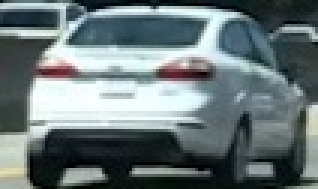
#> input picture P3_Car_Finder/Images/car_cutout_1.jpg, 106 x 63 px (shown 3 times larger)
$ jupyter execute 'Histogram of Color.ipynb'
#> lines starting #> are read from the running program, lines starting #| are printed output that depends on the picture
[cell 1]
import warnings
warnings.filterwarnings('ignore')

[cell 2]
import cv2
import numpy as np
import matplotlib.image as mpimage
import matplotlib.pyplot as plt

## RGB Colorspace

[cell 3]
image = mpimage.imread('../Images/car_cutout_1.jpg')
#> image is the input picture: shape (63, 106, 3); mean R, G, B 105.4, 118.5, 120.3

plt.imshow(image)
plt.xticks([])
plt.yticks([])
plt.title('Car Template')
plt.show()

[cell 4]
def get_histogram(channel, bins = 32, _range = (0, 256)):
#> called with bins = 32, _range = (0, 256)
    histogram = np.histogram(channel, bins = bins, range = _range)
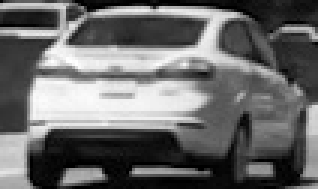
#> channel: shape (63, 106) (shown 3 times larger); min 0, max 255, mean 105.4
    bin_edges = histogram[1]
#> bin_edges = 33 values from 0 to 256
    bin_centers = (bin_edges[1:]  + bin_edges[0 : len(bin_edges) - 1]) / 2
#> bin_centers = 32 values from 4 to 252
    return histogram, bin_edges, bin_centers

[cell 5]
red_histogram, red_bin_edges, red_bin_centers = get_histogram(image[:, :, 0])
#> red_bin_edges = 33 values from 0 to 256; red_bin_centers = 32 values from 4 to 252
blue_histogram, blue_bin_edges, blue_bin_centers = get_histogram(image[:, :, 1])
#> call 2 of get_histogram, with bins = 32, _range = (0, 256)
#> in get_histogram (call 2), `histogram = np.histogram(channel, bins = bins, range = _range)`:
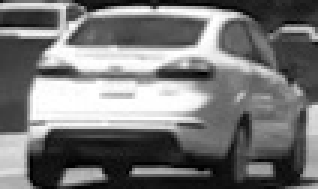
#> channel: shape (63, 106) (shown 3 times larger); min 0, max 255, mean 118.5
#> blue_bin_edges = 33 values from 0 to 256; blue_bin_centers = 32 values from 4 to 252
green_histogram, green_bin_edges, green_bin_centers = get_histogram(image[:, :, 2])
#> green_bin_edges = 33 values from 0 to 256; green_bin_centers = 32 values from 4 to 252

[cell 6]
fig, axes = plt.subplots(nrows = 1, ncols = 3, figsize = (20, 5))
plt.setp(axes.flat, xticks = [], yticks = [])
c = 0
for i, ax in enumerate(axes.flat):
    if i % 3 == 0:
        ax.bar(red_bin_centers, red_histogram[0], color = 'red')
        ax.set_xlabel('Red Histogram')
    if i % 3 == 1:
        ax.bar(blue_bin_centers, blue_histogram[0], color = 'blue')
        ax.set_xlabel('Blue Histogram')
    if i % 3 == 2:
        ax.bar(green_bin_centers, green_histogram[0], color = 'green')
        ax.set_xlabel('Green Histogram')
        c += 1
#> after the loop, c = 1
plt.show()
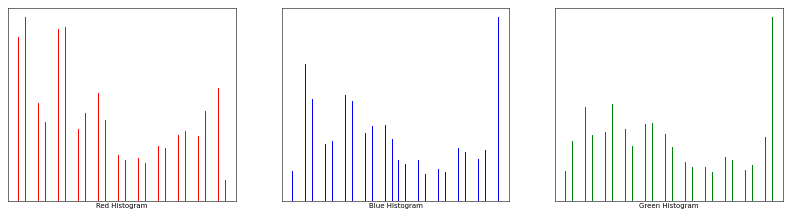
#> figure drawn by matplotlib, 3 panels

[cell 7]
rgb_histogram_features = np.concatenate((red_histogram[0], green_histogram[0], blue_histogram[0]))
#> rgb_histogram_features = 96 values, max 634 at index 63, min 49 at index 31, mean 208.7

## HSV Colorspace

[cell 8]
hsv_image = cv2.cvtColor(image, cv2.COLOR_RGB2HSV)
#> hsv_image: shape (63, 106, 3); mean H, S, V 91.6, 62.5, 122.4

plt.imshow(hsv_image)
plt.xticks([])
plt.yticks([])
plt.title('HSV Car Image')
plt.show()

[cell 9]
hue_histogram, hue_bin_edges, hue_bin_centers = get_histogram(image[:, :, 0])
#> hue_bin_edges = 33 values from 0 to 256; hue_bin_centers = 32 values from 4 to 252
saturation_histogram, saturation_bin_edges, saturation_bin_centers = get_histogram(image[:, :, 1])
#> saturation_bin_edges = 33 values from 0 to 256; saturation_bin_centers = 32 values from 4 to 252
value_histogram, value_bin_edges, value_bin_centers = get_histogram(image[:, :, 2])
#> value_bin_edges = 33 values from 0 to 256; value_bin_centers = 32 values from 4 to 252

[cell 10]
fig, axes = plt.subplots(nrows = 1, ncols = 3, figsize = (20, 5))
plt.setp(axes.flat, xticks = [], yticks = [])
c = 0
for i, ax in enumerate(axes.flat):
    if i % 3 == 0:
        ax.bar(hue_bin_centers, hue_histogram[0], color = 'red')
        ax.set_xlabel('Hue Histogram')
    if i % 3 == 1:
        ax.bar(saturation_bin_centers, saturation_histogram[0], color = 'blue')
        ax.set_xlabel('Saturation Histogram')
    if i % 3 == 2:
        ax.bar(value_bin_centers, value_histogram[0], color = 'green')
        ax.set_xlabel('Value Histogram')
        c += 1
#> after the loop, c = 1
plt.show()

[cell 11]
hsv_histogram_features = np.concatenate((hue_histogram[0], value_histogram[0], saturation_histogram[0]))
#> hsv_histogram_features has the same summary as rgb_histogram_features

## HLS Colorspace

[cell 12]
hls_image = cv2.cvtColor(image, cv2.COLOR_RGB2HLS)
#> hls_image: shape (63, 106, 3); mean of channels 0, 1, 2 91.6, 113.4, 71.1

plt.imshow(hls_image)
plt.xticks([])
plt.yticks([])
plt.title('HLS Car Image')
plt.show()

[cell 13]
hue_histogram, hue_bin_edges, hue_bin_centers = get_histogram(image[:, :, 0])
lightness_histogram, lightness_bin_edges, lightness_bin_centers = get_histogram(image[:, :, 1])
#> lightness_bin_edges = 33 values from 0 to 256; lightness_bin_centers = 32 values from 4 to 252
saturation_histogram, saturation_bin_edges, saturation_bin_centers = get_histogram(image[:, :, 2])

[cell 14]
fig, axes = plt.subplots(nrows = 1, ncols = 3, figsize = (20, 5))
plt.setp(axes.flat, xticks = [], yticks = [])
c = 0
for i, ax in enumerate(axes.flat):
    if i % 3 == 0:
        ax.bar(hue_bin_centers, hue_histogram[0], color = 'red')
        ax.set_xlabel('Hue Histogram')
    if i % 3 == 1:
        ax.bar(lightness_bin_centers, lightness_histogram[0], color = 'blue')
        ax.set_xlabel('Lightness Histogram')
    if i % 3 == 2:
        ax.bar(saturation_bin_centers, saturation_histogram[0], color = 'green')
        ax.set_xlabel('Saturation Histogram')
        c += 1
#> after the loop, c = 1
plt.show()

[cell 15]
hls_histogram_features = np.concatenate((hue_histogram[0], saturation_histogram[0], saturation_histogram[0]))
#> hls_histogram_features has the same summary as rgb_histogram_features

## LUV Colorspace

[cell 16]
luv_image = cv2.cvtColor(image, cv2.COLOR_RGB2LUV)
#> luv_image: shape (63, 106, 3); mean of channels 0, 1, 2 119.6, 91.9, 133.7

plt.imshow(luv_image)
plt.xticks([])
plt.yticks([])
plt.title('LUV Car Image')
plt.show()

[cell 17]
l_histogram, l_bin_edges, l_bin_centers = get_histogram(image[:, :, 0])
#> l_bin_edges = 33 values from 0 to 256; l_bin_centers = 32 values from 4 to 252
u_histogram, u_bin_edges, u_bin_centers = get_histogram(image[:, :, 1])
#> u_bin_edges = 33 values from 0 to 256; u_bin_centers = 32 values from 4 to 252
v_histogram, v_bin_edges, v_bin_centers = get_histogram(image[:, :, 2])
#> v_bin_edges = 33 values from 0 to 256; v_bin_centers = 32 values from 4 to 252

[cell 18]
fig, axes = plt.subplots(nrows = 1, ncols = 3, figsize = (20, 5))
plt.setp(axes.flat, xticks = [], yticks = [])
c = 0
for i, ax in enumerate(axes.flat):
    if i % 3 == 0:
        ax.bar(l_bin_centers, l_histogram[0], color = 'red')
        ax.set_xlabel('L Histogram')
    if i % 3 == 1:
        ax.bar(u_bin_centers, u_histogram[0], color = 'blue')
        ax.set_xlabel('U Histogram')
    if i % 3 == 2:
        ax.bar(v_bin_centers, v_histogram[0], color = 'green')
        ax.set_xlabel('V Histogram')
        c += 1
#> after the loop, c = 1
plt.show()

[cell 19]
luv_histogram_features = np.concatenate((l_histogram[0], v_histogram[0], u_histogram[0]))
#> luv_histogram_features has the same summary as rgb_histogram_features

## Histogram Features

[cell 20]
fig, axes = plt.subplots(nrows = 2, ncols = 2, figsize = (20, 5))
plt.setp(axes.flat, xticks = [], yticks = [])
for i, ax in enumerate(axes.flat):
    if i == 0:
        ax.plot(rgb_histogram_features)
        ax.set_xlabel('RGB Histogram Features')
    if i == 1:
        ax.plot(hsv_histogram_features)
        ax.set_xlabel('HSV Histogram Features')
    if i == 2:
        ax.plot(hls_histogram_features)
        ax.set_xlabel('HLS Histogram Features')
    if i == 3:
        ax.plot(luv_histogram_features)
        ax.set_xlabel('LUV Histogram Features')
plt.show()
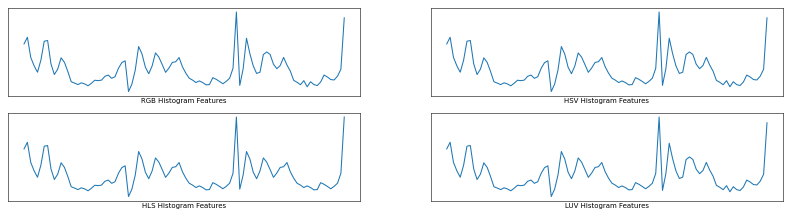
#> figure drawn by matplotlib, 4 panels

$ run again, with P3_Car_Finder/Images/road_image.jpg copied over P3_Car_Finder/Images/car_cutout_1.jpg
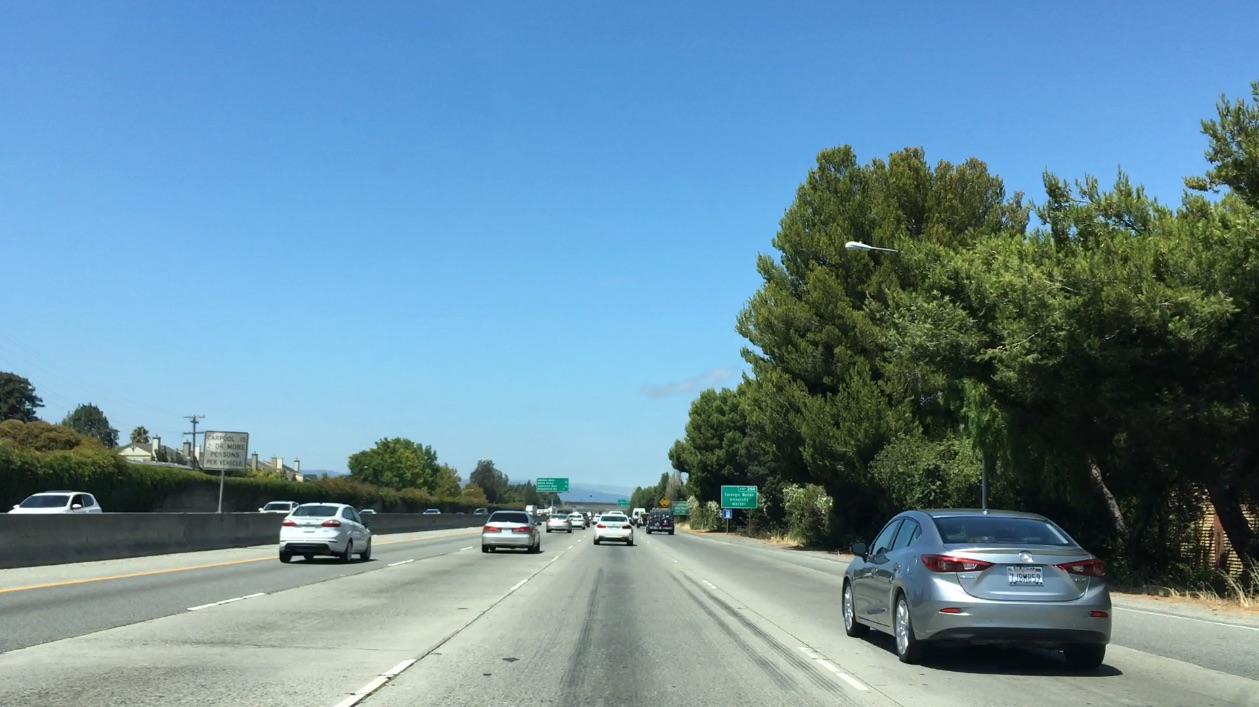
#> input picture P3_Car_Finder/Images/road_image.jpg, 1259 x 707 px
#> image is the input picture: shape (707, 1259, 3); mean R, G, B 104.8, 141, 158.4
#> bin_edges = 33 values from 0 to 256
#> bin_centers = 32 values from 4 to 252
#> red_bin_edges = 33 values from 0 to 256; red_bin_centers = 32 values from 4 to 252
#> blue_bin_edges = 33 values from 0 to 256; blue_bin_centers = 32 values from 4 to 252
#> in get_histogram (call 3), `histogram = np.histogram(channel, bins = bins, range = _range)`:
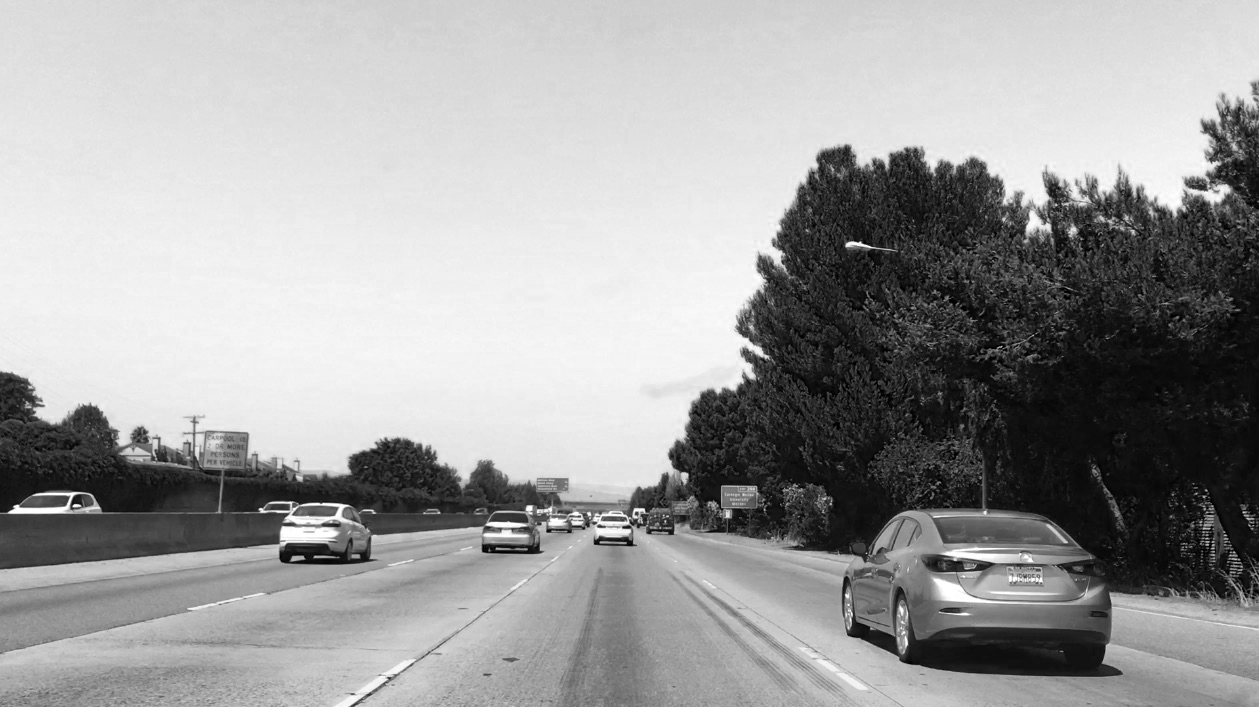
#> channel: shape (707, 1259); min 0, max 255, mean 158.4
#> green_bin_edges = 33 values from 0 to 256; green_bin_centers = 32 values from 4 to 252
#> after the loop `for i, ax in enumerate(axes.flat):`: c = 1
#> rgb_histogram_features = 96 values, max 105462 at index 61, min 106 at index 64, mean 27816
#> hsv_image: shape (707, 1259, 3); mean H, S, V 80.5, 98.8, 167.1
#> hue_bin_edges = 33 values from 0 to 256; hue_bin_centers = 32 values from 4 to 252
#> saturation_bin_edges = 33 values from 0 to 256; saturation_bin_centers = 32 values from 4 to 252
#> value_bin_edges = 33 values from 0 to 256; value_bin_centers = 32 values from 4 to 252
#> after the loop `for i, ax in enumerate(axes.flat):`: c = 1
#> hsv_histogram_features has the same summary as rgb_histogram_features
#> hls_image: shape (707, 1259, 3); mean of channels 0, 1, 2 80.5, 133.9, 113.3
#> lightness_bin_edges = 33 values from 0 to 256; lightness_bin_centers = 32 values from 4 to 252
#> after the loop `for i, ax in enumerate(axes.flat):`: c = 1
#> hls_histogram_features = 96 values, max 105462 at index 61, min 1080 at index 30, mean 27816
#> luv_image: shape (707, 1259, 3); mean of channels 0, 1, 2 141.9, 84.7, 116.9
#> l_bin_edges = 33 values from 0 to 256; l_bin_centers = 32 values from 4 to 252
#> u_bin_edges = 33 values from 0 to 256; u_bin_centers = 32 values from 4 to 252
#> v_bin_edges = 33 values from 0 to 256; v_bin_centers = 32 values from 4 to 252
#> after the loop `for i, ax in enumerate(axes.flat):`: c = 1
#> luv_histogram_features has the same summary as rgb_histogram_features
#> `plt.show()`:
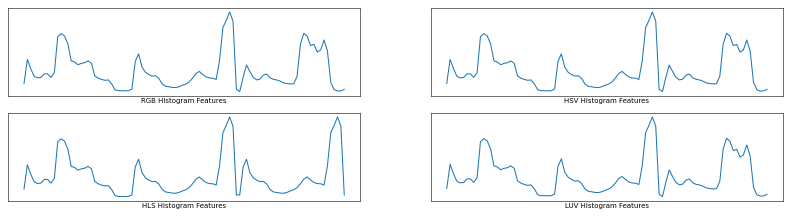
#> figure drawn by matplotlib, 4 panels
